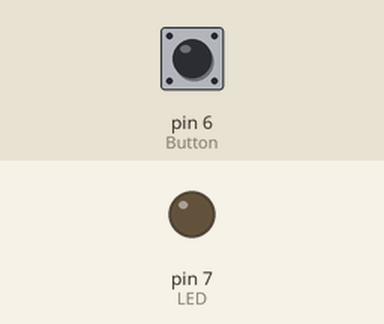
Recording of a sketch running on a simulated Arduino Nano, built with avr-gcc and run on an emulated ATmega328P. Shown: output pins drawn as LEDs (lit = HIGH). The test bench sets the inputs (shaded band); at power-on: pin 6 (Button) LOW.

Above: at 1.2 s.
1.3 s: pin 6 (Button) pulled HIGH for 3.2 s
At 4.1 s:
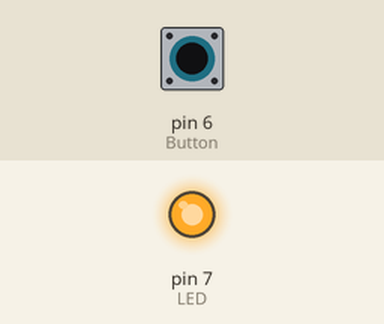
7.5 s: pin 6 (Button) pulled HIGH for 0.15 s
At 10.3 s:
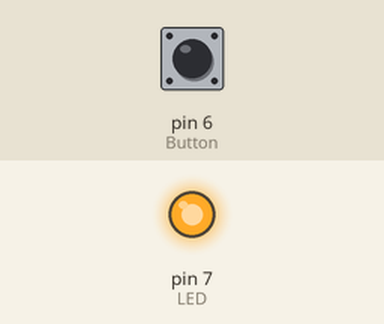
10.6 s: pin 6 (Button) pulled HIGH for 1 s
At 14.7 s:
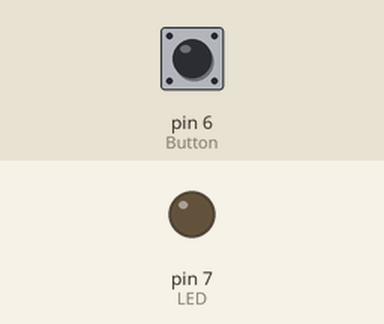
Timing chart, 0 to 16.2 s (numbered marks = the images above; inputs shaded):
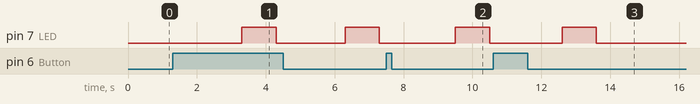

Measured:
- after the input at 1.3 s, pin 7 (LED): alternates HIGH for 1.0 s and LOW for 2.0 s, starting after 2.0 s
- after the input at 7.5 s, pin 7 (LED): LOW → HIGH after 2.0 s, → LOW 1.0 s later
- after the input at 10.6 s, pin 7 (LED): LOW → HIGH after 2.0 s, → LOW 1.0 s later

The sketch:

LED_Button.ino
```cpp
/*
Project: IDEFIX
Device under test: Red LED and Buttton
Tested with: Arduino Nano ATmega328P (Old Bootloader)
08.04.2022

LED - Arduino
Anode (long leg) - D7
Kathode (short leg) - 200Ohm Resistor - GND

Button
one side to 5V
other side via 1kOhm pull-down Resistor to GND and to D6
*/

#define LED 7
#define Button 6

int state = 0;

void setup() {
  pinMode(LED, OUTPUT);
}

void loop() {
  //If button is pressed, wait 2s, turn on the LED, wait 1s, turn off the LED
  state = digitalRead(Button);
  if (state == HIGH)
  {
    delay (2000);
    digitalWrite(LED, HIGH);
    delay(1000);
    digitalWrite(LED, LOW);
  }
}
```
